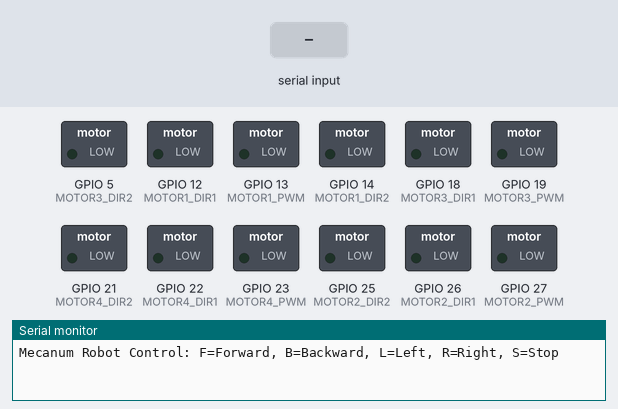
Recording of a sketch running on a simulated ESP32. On the bench: switched loads named in the sketch (green lamp = pin HIGH), the last lines printed to the serial monitor. The inputs (shaded band) are chosen by the test bench.

Above: at 1.2 s.
1.3 s: "F" received over Serial
At 1.8 s:
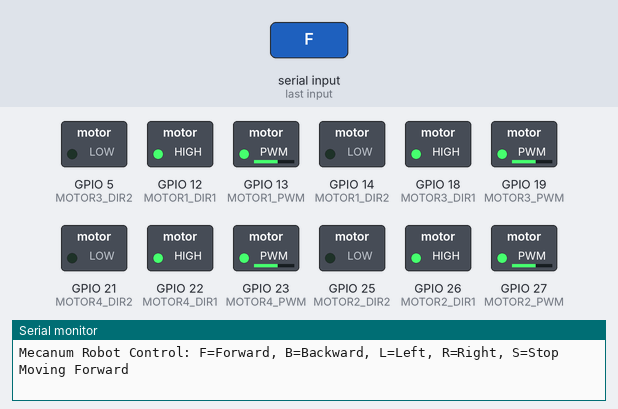
2.8 s: "B" received over Serial
At 4.0 s:
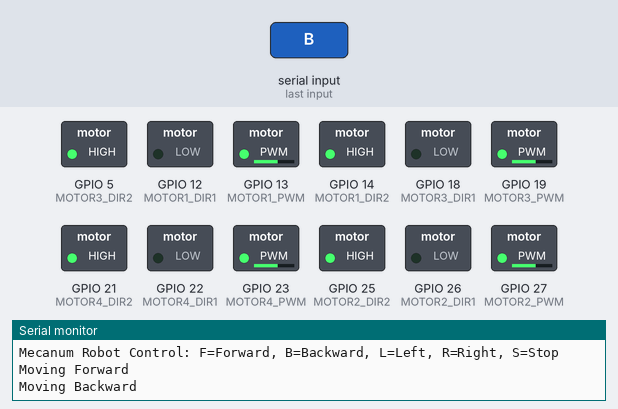
4.3 s: "L" received over Serial
At 5.3 s:
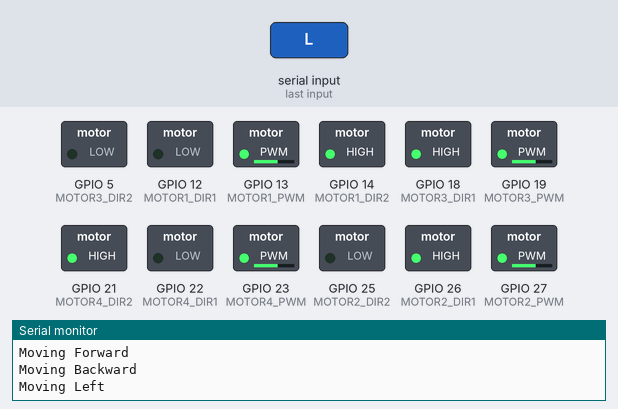
5.8 s: "R" received over Serial
At 6.5 s:
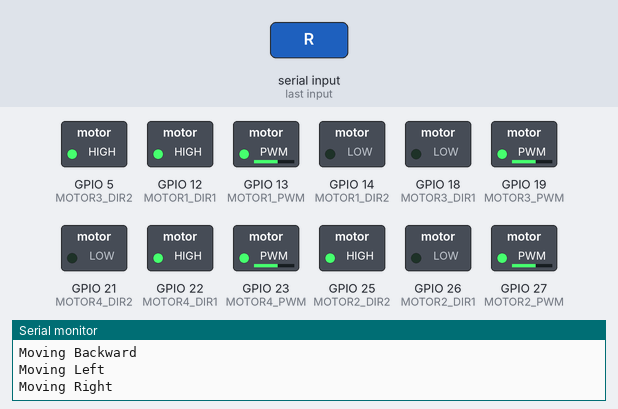
7.3 s: "f" received over Serial
At 7.6 s:
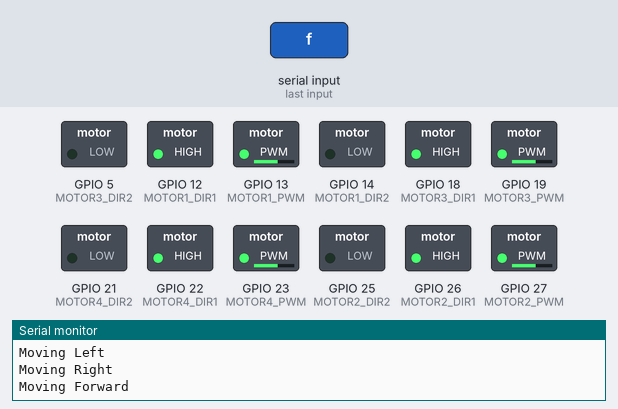
8.8 s: "b" received over Serial
At 9.9 s:
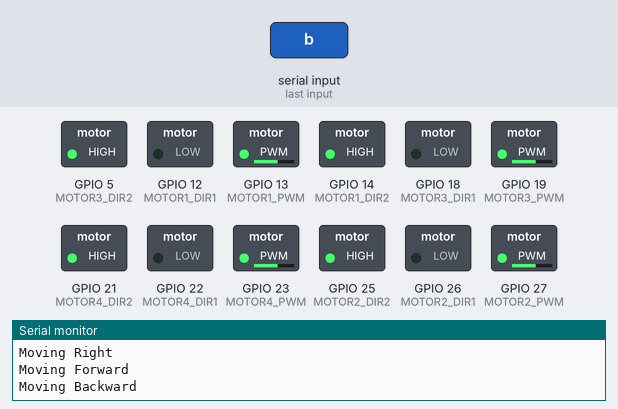
Timing chart, 0 to 11.3 s (numbered marks = the images above; inputs shaded):
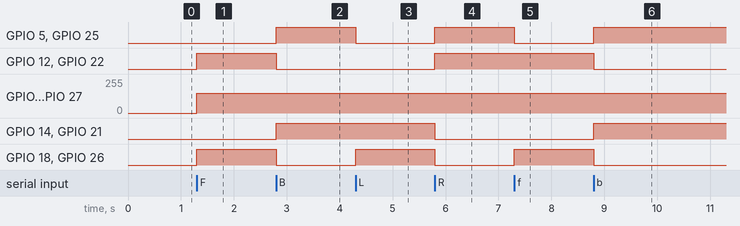

Measured:
- after the input at 1.3 s, GPIO 12 (MOTOR1_DIR1), GPIO 18 (MOTOR3_DIR1), GPIO 22 (MOTOR4_DIR1), GPIO 26 (MOTOR2_DIR1): LOW → HIGH at once; GPIO 13 (MOTOR1_PWM), GPIO 19 (MOTOR3_PWM), GPIO 23 (MOTOR4_PWM), GPIO 27 (MOTOR2_PWM): 0/255 → 149/255 at once
- after the input at 2.8 s, GPIO 5 (MOTOR3_DIR2), GPIO 14 (MOTOR1_DIR2), GPIO 21 (MOTOR4_DIR2), GPIO 25 (MOTOR2_DIR2): LOW → HIGH at once; GPIO 12 (MOTOR1_DIR1), GPIO 18 (MOTOR3_DIR1), GPIO 22 (MOTOR4_DIR1), GPIO 26 (MOTOR2_DIR1): HIGH → LOW at once
- after the input at 4.3 s, GPIO 5 (MOTOR3_DIR2), GPIO 25 (MOTOR2_DIR2): HIGH → LOW at once; GPIO 18 (MOTOR3_DIR1), GPIO 26 (MOTOR2_DIR1): LOW → HIGH at once
- after the input at 5.8 s, GPIO 5 (MOTOR3_DIR2), GPIO 12 (MOTOR1_DIR1), GPIO 22 (MOTOR4_DIR1), GPIO 25 (MOTOR2_DIR2): LOW → HIGH at once; GPIO 14 (MOTOR1_DIR2), GPIO 18 (MOTOR3_DIR1), GPIO 21 (MOTOR4_DIR2), GPIO 26 (MOTOR2_DIR1): HIGH → LOW at once
- after the input at 7.3 s, GPIO 5 (MOTOR3_DIR2), GPIO 25 (MOTOR2_DIR2): HIGH → LOW at once; GPIO 18 (MOTOR3_DIR1), GPIO 26 (MOTOR2_DIR1): LOW → HIGH at once
- after the input at 8.8 s, GPIO 5 (MOTOR3_DIR2), GPIO 14 (MOTOR1_DIR2), GPIO 21 (MOTOR4_DIR2), GPIO 25 (MOTOR2_DIR2): LOW → HIGH at once; GPIO 12 (MOTOR1_DIR1), GPIO 18 (MOTOR3_DIR1), GPIO 22 (MOTOR4_DIR1), GPIO 26 (MOTOR2_DIR1): HIGH → LOW at once

The sketch:

mechanome.ino
```cpp
// Pin definitions for motor driver (adjust based on your motor driver and wiring)
#define MOTOR1_PWM  13  // Front-left motor PWM
#define MOTOR1_DIR1 12  // Front-left motor direction 1
#define MOTOR1_DIR2 14  // Front-left motor direction 2
#define MOTOR2_PWM  27  // Front-right motor PWM
#define MOTOR2_DIR1 26  // Front-right motor direction 1
#define MOTOR2_DIR2 25  // Front-right motor direction 2
#define MOTOR3_PWM  19  // Rear-left motor PWM
#define MOTOR3_DIR1 18  // Rear-left motor direction 1
#define MOTOR3_DIR2 5   // Rear-left motor direction 2
#define MOTOR4_PWM  23  // Rear-right motor PWM
#define MOTOR4_DIR1 22  // Rear-right motor direction 1
#define MOTOR4_DIR2 21  // Rear-right motor direction 2

// PWM channel setup
#define PWM_CHANNEL1 0
#define PWM_CHANNEL2 1
#define PWM_CHANNEL3 2
#define PWM_CHANNEL4 3
#define PWM_FREQ 5000  // PWM frequency in Hz
#define PWM_RES 8      // PWM resolution (8-bit: 0-255)

// Speed variable (0-255 for PWM)
int motorSpeed = 150;  // Default speed (adjustable)

// Setup function
void setup() {
  // Initialize Serial for communication
  Serial.begin(115200);
  Serial.println("Mecanum Robot Control: F=Forward, B=Backward, L=Left, R=Right, S=Stop");

  // Set motor pins as outputs
  pinMode(MOTOR1_DIR1, OUTPUT);
  pinMode(MOTOR1_DIR2, OUTPUT);
  pinMode(MOTOR2_DIR1, OUTPUT);
  pinMode(MOTOR2_DIR2, OUTPUT);
  pinMode(MOTOR3_DIR1, OUTPUT);
  pinMode(MOTOR3_DIR2, OUTPUT);
  pinMode(MOTOR4_DIR1, OUTPUT);
  pinMode(MOTOR4_DIR2, OUTPUT);

  // Setup PWM channels
  ledcSetup(PWM_CHANNEL1, PWM_FREQ, PWM_RES);
  ledcSetup(PWM_CHANNEL2, PWM_FREQ, PWM_RES);
  ledcSetup(PWM_CHANNEL3, PWM_FREQ, PWM_RES);
  ledcSetup(PWM_CHANNEL4, PWM_FREQ, PWM_RES);

  // Attach PWM pins to channels
  ledcAttachPin(MOTOR1_PWM, PWM_CHANNEL1);
  ledcAttachPin(MOTOR2_PWM, PWM_CHANNEL2);
  ledcAttachPin(MOTOR3_PWM, PWM_CHANNEL3);
  ledcAttachPin(MOTOR4_PWM, PWM_CHANNEL4);

  // Stop all motors initially
  stop();
}

// Function to set motor speed and direction
void setMotor(int pwmPin, int dir1Pin, int dir2Pin, int pwmChannel, int speed, bool forward) {
  digitalWrite(dir1Pin, forward ? HIGH : LOW);
  digitalWrite(dir2Pin, forward ? LOW : HIGH);
  ledcWrite(pwmChannel, speed);
}

// Move forward: All wheels rotate forward
void moveForward() {
  setMotor(MOTOR1_PWM, MOTOR1_DIR1, MOTOR1_DIR2, PWM_CHANNEL1, motorSpeed, true);  // Front-left
  setMotor(MOTOR2_PWM, MOTOR2_DIR1, MOTOR2_DIR2, PWM_CHANNEL2, motorSpeed, true);  // Front-right
  setMotor(MOTOR3_PWM, MOTOR3_DIR1, MOTOR3_DIR2, PWM_CHANNEL3, motorSpeed, true);  // Rear-left
  setMotor(MOTOR4_PWM, MOTOR4_DIR1, MOTOR4_DIR2, PWM_CHANNEL4, motorSpeed, true);  // Rear-right
}

// Move backward: All wheels rotate backward
void moveBackward() {
  setMotor(MOTOR1_PWM, MOTOR1_DIR1, MOTOR1_DIR2, PWM_CHANNEL1, motorSpeed, false);
  setMotor(MOTOR2_PWM, MOTOR2_DIR1, MOTOR2_DIR2, PWM_CHANNEL2, motorSpeed, false);
  setMotor(MOTOR3_PWM, MOTOR3_DIR1, MOTOR3_DIR2, PWM_CHANNEL3, motorSpeed, false);
  setMotor(MOTOR4_PWM, MOTOR4_DIR1, MOTOR4_DIR2, PWM_CHANNEL4, motorSpeed, false);
}

// Move left: Front-left backward, front-right forward, rear-left forward, rear-right backward
void moveLeft() {
  setMotor(MOTOR1_PWM, MOTOR1_DIR1, MOTOR1_DIR2, PWM_CHANNEL1, motorSpeed, false);
  setMotor(MOTOR2_PWM, MOTOR2_DIR1, MOTOR2_DIR2, PWM_CHANNEL2, motorSpeed, true);
  setMotor(MOTOR3_PWM, MOTOR3_DIR1, MOTOR3_DIR2, PWM_CHANNEL3, motorSpeed, true);
  setMotor(MOTOR4_PWM, MOTOR4_DIR1, MOTOR4_DIR2, PWM_CHANNEL4, motorSpeed, false);
}

// Move right: Front-left forward, front-right backward, rear-left backward, rear-right forward
void moveRight() {
  setMotor(MOTOR1_PWM, MOTOR1_DIR1, MOTOR1_DIR2, PWM_CHANNEL1, motorSpeed, true);
  setMotor(MOTOR2_PWM, MOTOR2_DIR1, MOTOR2_DIR2, PWM_CHANNEL2, motorSpeed, false);
  setMotor(MOTOR3_PWM, MOTOR3_DIR1, MOTOR3_DIR2, PWM_CHANNEL3, motorSpeed, false);
  setMotor(MOTOR4_PWM, MOTOR4_DIR1, MOTOR4_DIR2, PWM_CHANNEL4, motorSpeed, true);
}

// Stop all motors
void stop() {
  ledcWrite(PWM_CHANNEL1, 0);
  ledcWrite(PWM_CHANNEL2, 0);
  ledcWrite(PWM_CHANNEL3, 0);
  ledcWrite(PWM_CHANNEL4, 0);
  digitalWrite(MOTOR1_DIR1, LOW);
  digitalWrite(MOTOR1_DIR2, LOW);
  digitalWrite(MOTOR2_DIR1, LOW);
  digitalWrite(MOTOR2_DIR2, LOW);
  digitalWrite(MOTOR3_DIR1, LOW);
  digitalWrite(MOTOR3_DIR2, LOW);
  digitalWrite(MOTOR4_DIR1, LOW);
  digitalWrite(MOTOR4_DIR2, LOW);
}

// Main loop to read Serial commands
void loop() {
  if (Serial.available() > 0) {
    char command = Serial.read();
    switch (command) {
      case 'F':
      case 'f':
        moveForward();
        Serial.println("Moving Forward");
        break;
      case 'B':
      case 'b':
        moveBackward();
        Serial.println("Moving Backward");
        break;
      case 'L':
      case 'l':
        moveLeft();
        Serial.println("Moving Left");
        break;
      case 'R':
      case 'r':
        moveRight();
        Serial.println("Moving Right");
        break;
      case 'S':
      case 's':
        stop();
        Serial.println("Stopped");
        break;
      default:
        Serial.println("Invalid command. Use F, B, L, R, S");
        break;
    }
  }
}
```
